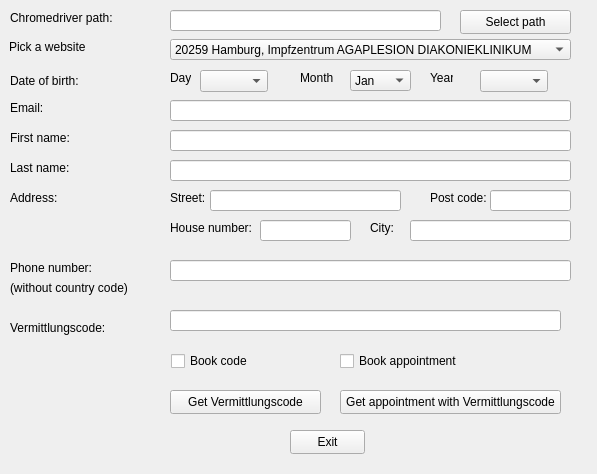
<?xml version="1.0" encoding="UTF-8"?>
<ui version="4.0">
 <class>AppointmentFinder</class>
 <widget class="QWidget" name="AppointmentFinder">
  <property name="geometry">
   <rect>
    <x>0</x>
    <y>0</y>
    <width>597</width>
    <height>474</height>
   </rect>
  </property>
  <property name="windowTitle">
   <string>Form</string>
  </property>
  <widget class="QLabel" name="labelPick">
   <property name="geometry">
    <rect>
     <x>9</x>
     <y>39</y>
     <width>77</width>
     <height>16</height>
    </rect>
   </property>
   <property name="text">
    <string>Pick a website:</string>
   </property>
  </widget>
  <widget class="QComboBox" name="cboCenter">
   <property name="geometry">
    <rect>
     <x>170</x>
     <y>39</y>
     <width>401</width>
     <height>21</height>
    </rect>
   </property>
   <item>
    <property name="text">
     <string>20259 Hamburg, Impfzentrum AGAPLESION DIAKONIEKLINIKUM</string>
    </property>
   </item>
   <item>
    <property name="text">
     <string>20357 Hamburg, Corona-Impfzentrum Hamburg</string>
    </property>
   </item>
   <item>
    <property name="text">
     <string>20537 Hamburg, Institut für Hygiene und Umwelt Hamburg, Impfzentrum</string>
    </property>
   </item>
   <item>
    <property name="text">
     <string>21029 Hamburg, Bergedorf - IZ im Bethesda Krankenhaus</string>
    </property>
   </item>
   <item>
    <property name="text">
     <string>21075 Hamburg, Asklepios Klinikum Harburg</string>
    </property>
   </item>
   <item>
    <property name="text">
     <string>22417 Hamburg, AK Nord-Heidberg HH Langenhorn</string>
    </property>
   </item>
  </widget>
  <widget class="QLabel" name="labelDOB">
   <property name="geometry">
    <rect>
     <x>10</x>
     <y>70</y>
     <width>91</width>
     <height>21</height>
    </rect>
   </property>
   <property name="text">
    <string>Date of birth:</string>
   </property>
  </widget>
  <widget class="QLabel" name="labelDay">
   <property name="geometry">
    <rect>
     <x>170</x>
     <y>70</y>
     <width>21</width>
     <height>16</height>
    </rect>
   </property>
   <property name="text">
    <string>Day</string>
   </property>
  </widget>
  <widget class="QComboBox" name="cboMonth">
   <property name="geometry">
    <rect>
     <x>350</x>
     <y>70</y>
     <width>61</width>
     <height>21</height>
    </rect>
   </property>
   <item>
    <property name="text">
     <string>Jan</string>
    </property>
   </item>
   <item>
    <property name="text">
     <string>Feb</string>
    </property>
   </item>
   <item>
    <property name="text">
     <string>Mar</string>
    </property>
   </item>
   <item>
    <property name="text">
     <string>Apr</string>
    </property>
   </item>
   <item>
    <property name="text">
     <string>May</string>
    </property>
   </item>
   <item>
    <property name="text">
     <string>Jun</string>
    </property>
   </item>
   <item>
    <property name="text">
     <string>Jul</string>
    </property>
   </item>
   <item>
    <property name="text">
     <string>Aug</string>
    </property>
   </item>
   <item>
    <property name="text">
     <string>Sep</string>
    </property>
   </item>
   <item>
    <property name="text">
     <string>Oct</string>
    </property>
   </item>
   <item>
    <property name="text">
     <string>Nov</string>
    </property>
   </item>
   <item>
    <property name="text">
     <string>Dec</string>
    </property>
   </item>
  </widget>
  <widget class="QLabel" name="labelMonth">
   <property name="geometry">
    <rect>
     <x>300</x>
     <y>70</y>
     <width>36</width>
     <height>16</height>
    </rect>
   </property>
   <property name="text">
    <string>Month</string>
   </property>
  </widget>
  <widget class="QLabel" name="labelYear">
   <property name="geometry">
    <rect>
     <x>430</x>
     <y>70</y>
     <width>23</width>
     <height>16</height>
    </rect>
   </property>
   <property name="text">
    <string>Year</string>
   </property>
  </widget>
  <widget class="QLabel" name="labelEmail">
   <property name="geometry">
    <rect>
     <x>10</x>
     <y>100</y>
     <width>49</width>
     <height>16</height>
    </rect>
   </property>
   <property name="text">
    <string>Email:</string>
   </property>
  </widget>
  <widget class="QLabel" name="labelFirstname">
   <property name="geometry">
    <rect>
     <x>10</x>
     <y>130</y>
     <width>61</width>
     <height>16</height>
    </rect>
   </property>
   <property name="text">
    <string>First name:</string>
   </property>
  </widget>
  <widget class="QLineEdit" name="entryFirstName">
   <property name="geometry">
    <rect>
     <x>170</x>
     <y>130</y>
     <width>401</width>
     <height>21</height>
    </rect>
   </property>
  </widget>
  <widget class="QLineEdit" name="entryEmail">
   <property name="geometry">
    <rect>
     <x>170</x>
     <y>100</y>
     <width>401</width>
     <height>21</height>
    </rect>
   </property>
  </widget>
  <widget class="QLabel" name="labelLastName">
   <property name="geometry">
    <rect>
     <x>10</x>
     <y>160</y>
     <width>71</width>
     <height>16</height>
    </rect>
   </property>
   <property name="text">
    <string>Last name:</string>
   </property>
  </widget>
  <widget class="QLineEdit" name="entryLastName">
   <property name="geometry">
    <rect>
     <x>170</x>
     <y>160</y>
     <width>401</width>
     <height>21</height>
    </rect>
   </property>
  </widget>
  <widget class="QLabel" name="labelAddress">
   <property name="geometry">
    <rect>
     <x>10</x>
     <y>190</y>
     <width>49</width>
     <height>16</height>
    </rect>
   </property>
   <property name="text">
    <string>Address:</string>
   </property>
  </widget>
  <widget class="QLabel" name="labelStreet">
   <property name="geometry">
    <rect>
     <x>170</x>
     <y>190</y>
     <width>49</width>
     <height>16</height>
    </rect>
   </property>
   <property name="text">
    <string>Street:</string>
   </property>
  </widget>
  <widget class="QLineEdit" name="entryStreet">
   <property name="geometry">
    <rect>
     <x>210</x>
     <y>190</y>
     <width>191</width>
     <height>21</height>
    </rect>
   </property>
  </widget>
  <widget class="QLabel" name="labelPostCode">
   <property name="geometry">
    <rect>
     <x>430</x>
     <y>190</y>
     <width>61</width>
     <height>16</height>
    </rect>
   </property>
   <property name="text">
    <string>Post code:</string>
   </property>
  </widget>
  <widget class="QLineEdit" name="entryPostCode">
   <property name="geometry">
    <rect>
     <x>490</x>
     <y>190</y>
     <width>81</width>
     <height>21</height>
    </rect>
   </property>
  </widget>
  <widget class="QLabel" name="labelHouseNum">
   <property name="geometry">
    <rect>
     <x>170</x>
     <y>220</y>
     <width>91</width>
     <height>16</height>
    </rect>
   </property>
   <property name="text">
    <string>House number:</string>
   </property>
  </widget>
  <widget class="QLineEdit" name="entryHouseNum">
   <property name="geometry">
    <rect>
     <x>260</x>
     <y>220</y>
     <width>91</width>
     <height>21</height>
    </rect>
   </property>
  </widget>
  <widget class="QLabel" name="labelCity">
   <property name="geometry">
    <rect>
     <x>370</x>
     <y>220</y>
     <width>49</width>
     <height>16</height>
    </rect>
   </property>
   <property name="text">
    <string>City:</string>
   </property>
  </widget>
  <widget class="QLineEdit" name="entryCity">
   <property name="geometry">
    <rect>
     <x>410</x>
     <y>220</y>
     <width>161</width>
     <height>21</height>
    </rect>
   </property>
  </widget>
  <widget class="QLabel" name="labelPhoneNum">
   <property name="geometry">
    <rect>
     <x>10</x>
     <y>260</y>
     <width>91</width>
     <height>16</height>
    </rect>
   </property>
   <property name="text">
    <string>Phone number:</string>
   </property>
  </widget>
  <widget class="QLabel" name="labelWithout">
   <property name="geometry">
    <rect>
     <x>10</x>
     <y>280</y>
     <width>131</width>
     <height>16</height>
    </rect>
   </property>
   <property name="text">
    <string>(without country code)</string>
   </property>
  </widget>
  <widget class="QLineEdit" name="entryPhoneNum">
   <property name="geometry">
    <rect>
     <x>170</x>
     <y>260</y>
     <width>401</width>
     <height>21</height>
    </rect>
   </property>
  </widget>
  <widget class="QLabel" name="labelCode">
   <property name="geometry">
    <rect>
     <x>10</x>
     <y>320</y>
     <width>101</width>
     <height>16</height>
    </rect>
   </property>
   <property name="text">
    <string>Vermittlungscode:</string>
   </property>
  </widget>
  <widget class="QLineEdit" name="entryCode">
   <property name="geometry">
    <rect>
     <x>170</x>
     <y>310</y>
     <width>391</width>
     <height>21</height>
    </rect>
   </property>
  </widget>
  <widget class="QPushButton" name="cmdGetCode">
   <property name="geometry">
    <rect>
     <x>170</x>
     <y>390</y>
     <width>151</width>
     <height>24</height>
    </rect>
   </property>
   <property name="text">
    <string>Get Vermittlungscode</string>
   </property>
  </widget>
  <widget class="QPushButton" name="cmdUseCode">
   <property name="geometry">
    <rect>
     <x>340</x>
     <y>390</y>
     <width>221</width>
     <height>24</height>
    </rect>
   </property>
   <property name="text">
    <string>Get appointment with Vermittlungscode</string>
   </property>
  </widget>
  <widget class="QPushButton" name="cmdExit">
   <property name="geometry">
    <rect>
     <x>290</x>
     <y>430</y>
     <width>75</width>
     <height>24</height>
    </rect>
   </property>
   <property name="text">
    <string>Exit</string>
   </property>
  </widget>
  <widget class="QComboBox" name="cboDay">
   <property name="geometry">
    <rect>
     <x>200</x>
     <y>70</y>
     <width>68</width>
     <height>22</height>
    </rect>
   </property>
  </widget>
  <widget class="QComboBox" name="cboYear">
   <property name="geometry">
    <rect>
     <x>480</x>
     <y>70</y>
     <width>68</width>
     <height>22</height>
    </rect>
   </property>
  </widget>
  <widget class="QLabel" name="labelDriverPath">
   <property name="geometry">
    <rect>
     <x>10</x>
     <y>10</y>
     <width>121</width>
     <height>16</height>
    </rect>
   </property>
   <property name="text">
    <string>Chromedriver path:</string>
   </property>
  </widget>
  <widget class="QLineEdit" name="entryPath">
   <property name="geometry">
    <rect>
     <x>170</x>
     <y>10</y>
     <width>271</width>
     <height>21</height>
    </rect>
   </property>
  </widget>
  <widget class="QPushButton" name="cmdGetPath">
   <property name="geometry">
    <rect>
     <x>460</x>
     <y>10</y>
     <width>111</width>
     <height>24</height>
    </rect>
   </property>
   <property name="text">
    <string>Select path</string>
   </property>
  </widget>
  <widget class="QCheckBox" name="checkBoxCode">
   <property name="geometry">
    <rect>
     <x>171</x>
     <y>351</y>
     <width>80</width>
     <height>20</height>
    </rect>
   </property>
   <property name="toolTip">
    <string>If checked, it will proceed with getting the code else it will stop just before it clicks 'book'</string>
   </property>
   <property name="text">
    <string>Book code</string>
   </property>
   <property name="checked">
    <bool>false</bool>
   </property>
  </widget>
  <widget class="QCheckBox" name="checkBoxApp">
   <property name="geometry">
    <rect>
     <x>340</x>
     <y>351</y>
     <width>122</width>
     <height>20</height>
    </rect>
   </property>
   <property name="toolTip">
    <string>If checked, it will proceed with booking the appointment else it will stop just before it clicks 'book'</string>
   </property>
   <property name="text">
    <string>Book appointment</string>
   </property>
   <property name="checked">
    <bool>false</bool>
   </property>
  </widget>
 </widget>
 <resources/>
 <connections/>
</ui>
